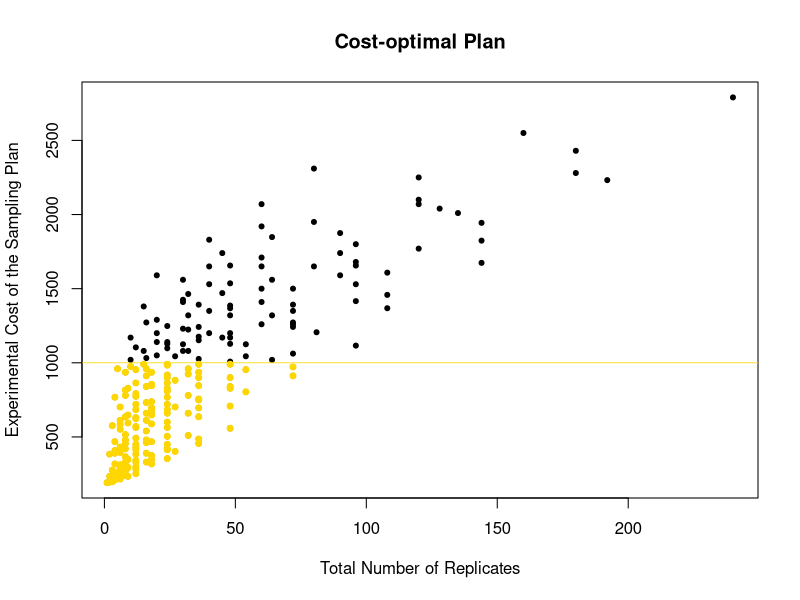
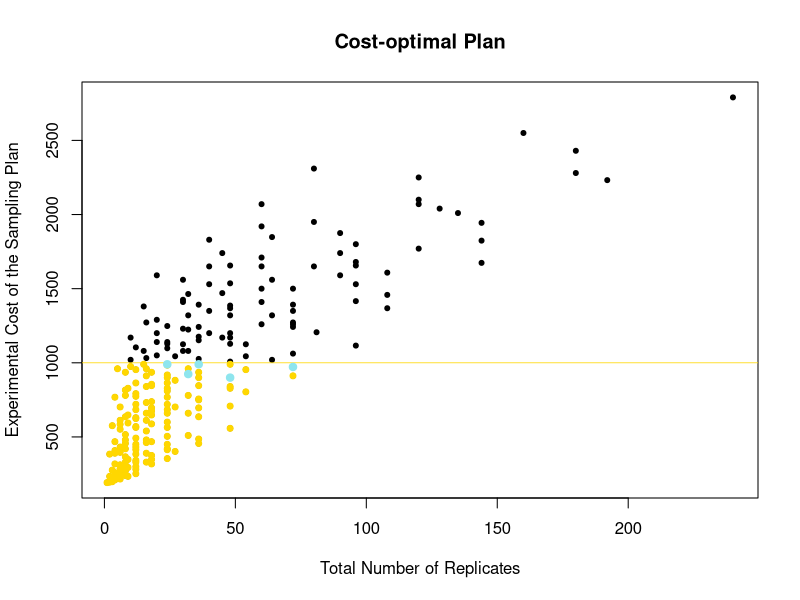
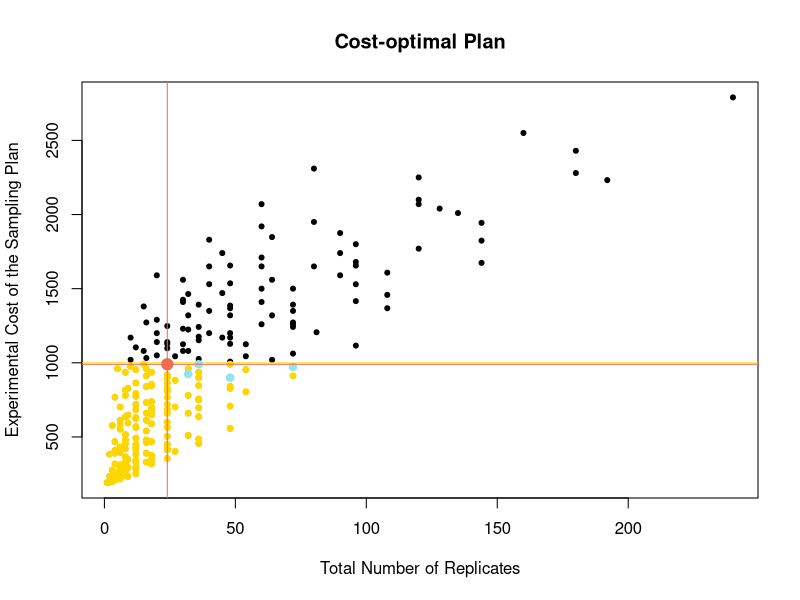
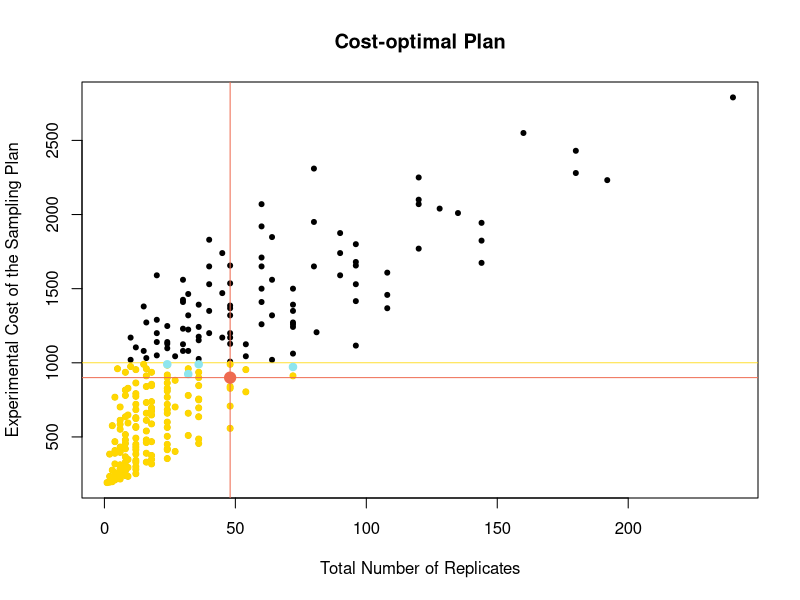

The R script that drew these images, in order:
## ---- chunk 1
library(dplyr)
## ---- chunk 2
nsubject = 5
nrna = 4
nqpcr = 3
nrt=4
## ---- chunk 3
c.subject = rep(c(1:nsubject),each=nrna*nrt*nqpcr)
c.rna =rep(rep(c(1:nrna),each=nrt*nqpcr),nsubject)
c.rt = rep(rep(c(1:nrt),each=nqpcr),nsubject*nrna)
c.qpcr = rep(rep(c(1:nqpcr),nrt),nrna*nsubject)

#Check that all columns are equal length 
length(c.subject) == length(c.rna) & length(c.subject)== length(c.rt) & length(c.subject)== length(c.qpcr)

#Build the dataframe of sampling plans
dat <- tbl_df(data.frame(subject =c.subject,RNA =c.rna,RT=c.rt,qPCR =c.qpcr))
## ---- chunk 4
total.var = function(nsubject,nrna,nrt,nqpcr) {
  mean.var  <-  rna/(nsubject*nrna) + rt/(nsubject*nrna*nrt) +
            qpcr/(nsubject*nrna*nrt*nqpcr)
}
## ---- chunk 5
# Example 4A. Mean GOIs, Tissue = leaves
n.genes = 3
rna =(0.43+0.02+0.64) / n.genes
rt =  (0.73+0.28+0.53) / n.genes
qpcr = (0.32+0.18+0.49) / n.genes
# Example 4B. Mean GOIs, Tissue = fruits
n.genes = 3
rna = (0.41+0.42+0.43)/n.genes
rt =  (0.34+0.31+0.29)/n.genes
qpcr = (0.30+0.27+0.35)/n.genes
## ---- chunk 6
dat <- mutate(dat, Total.Mean = round(total.var(subject,RNA, RT, qPCR),2))
## ---- chunk 7
dat <- mutate(dat,Total.Rep=subject*RNA*RT*qPCR)
## ---- chunk 8
cost.sub = 50
cost.rna = 10
cost.RT = 3
cost.qPCR = 1
## ---- chunk 9
meanDat <- mutate(dat, Sampling.Cost = subject*cost.sub + (RNA*subject*cost.rna) + 
          (RT*RNA*subject*cost.RT) + (qPCR*RT*RNA*subject*cost.qPCR)) %>%
      arrange(Sampling.Cost, desc(Total.Rep), desc(Total.Mean)) %>%
      select(Sampling.Cost, Total.Rep, Total.Mean, subject, RNA, RT, qPCR)
## ---- chunk 10
time.points = 3
budget = 1000
## ---- chunk 11
ind <- which(meanDat$Sampling.Cost*time.points < budget)
## ---- chunk 12
plot(meanDat$Total.Rep, meanDat$Sampling.Cost*time.points, pch=20, main="Cost-optimal Plan",
     xlab="Total Number of Replicates", ylab="Experimental Cost of the Sampling Plan")
points(meanDat$Total.Rep[ind], (meanDat$Sampling.Cost*time.points)[ind],
       col="gold1", cex=0.8, bg="gold1", pch=21) 
abline(h=budget, col="gold1",lwd=0.8)
## ---- chunk 13
min.var <- min(meanDat[ind,3])
min.var
## ---- chunk 14
#Get the sampling plan(s) 
target = which(meanDat[ind,3] == min.var)
meanDat <- rename(meanDat, Cost.TP=Sampling.Cost)
meanDat[target,]
#Plot the sampling plan(s): identify plans with unique total number of replicates
plot(meanDat$Total.Rep, meanDat$Cost.TP*time.points, pch=20, main="Cost-optimal Plan",
     xlab="Total Number of Replicates", ylab="Experimental Cost of the Sampling Plan")
points(meanDat$Total.Rep[ind], (meanDat$Cost.TP*time.points)[ind],
       col="gold1", cex=0.8, bg="gold1", pch=21) 
abline(h=budget, col="gold1",lwd=0.8)
points(meanDat$Total.Rep[target], 
       (meanDat$Cost.TP*time.points)[target], 
       col="cadetblue2", cex=1, bg="cadetblue2", pch=21) 
## ---- chunk 15
#14.1 Criteria 1: plan that requires less final replicates
ind2 <- which(meanDat[target,2]==min(meanDat[target,2]))
#Find the optimal sampling plan
meanDat[target[ind2],]
## ---- chunk 16
plot(meanDat$Total.Rep, meanDat$Cost.TP*time.points, pch=20, main="Cost-optimal Plan",
     xlab="Total Number of Replicates", ylab="Experimental Cost of the Sampling Plan")
points(meanDat$Total.Rep[ind], (meanDat$Cost.TP*time.points)[ind],
       col="gold1", cex=0.8, bg="gold1", pch=21) 
abline(h=budget, col="gold1",lwd=0.8)
points(meanDat$Total.Rep[target], 
       (meanDat$Cost.TP*time.points)[target], 
       col="cadetblue2", cex=1, bg="cadetblue2", pch=21) 
points(meanDat$Total.Rep[target[ind2]], 
       (meanDat$Cost.TP*time.points)[target[ind2]], 
       col="coral2", cex=1.5, bg="coral2", pch=21) 
abline(h = meanDat[target[ind2],1]*time.points, col="coral2", v=meanDat[target[ind2],2] ) 
## ---- chunk 17
#14.2 Critera 2: plan that is least expensive
meanDat[target[1],]
## ---- chunk 18
plot(meanDat$Total.Rep, meanDat$Cost.TP*time.points, pch=20, main="Cost-optimal Plan",
     xlab="Total Number of Replicates", ylab="Experimental Cost of the Sampling Plan")
points(meanDat$Total.Rep[ind], (meanDat$Cost.TP*time.points)[ind],
       col="gold1", cex=0.8, bg="gold1", pch=21) 
abline(h=budget, col="gold1",lwd=0.8)
points(meanDat$Total.Rep[target], 
       (meanDat$Cost.TP*time.points)[target], 
       col="cadetblue2", cex=1, bg="cadetblue2", pch=21)
points(meanDat$Total.Rep[target[1]], 
       (meanDat$Cost.TP*time.points)[target[1]], 
       col="coral2", cex=1.5, bg="coral2", pch=21)
abline(h = meanDat[target[1],1]*time.points, col="coral2", v=meanDat[target[1],2] )       
## ---- chunk 19
sessionInfo()
